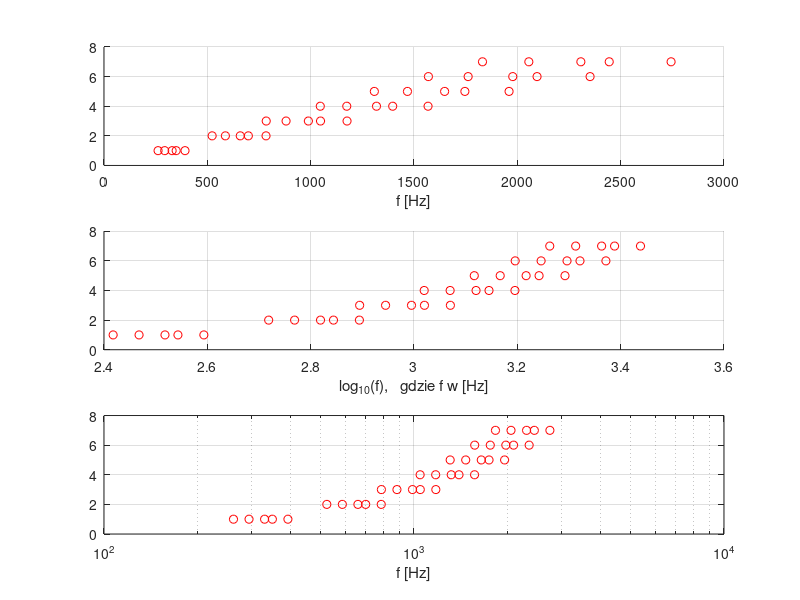

MATLAB code to generate this figure:
% m-plik skryptowy: ts_demo_15_generator_melodyjki_7_harmonicznych.m
%
% Teoria sygnalow
% Elektronika
% AGH
% 
% Opracowanie: P.Korohoda, 22.10.2022

clc; clear; close all;

fp=48000;   dt=1/fp;

Tn=[0.4,0.2];                   kT=[1,1,1,1,1,1,2,2,1];
n=[0,2,4,5,7,9,11,12]-9;        kn=[5,3,3,4,2,2,1,3,5];   Nn=length(kn)

fa1=440;    c0=(2^(1/12));    fn = fa1 * c0.^n;

a=2.^(0:-1:-6); h=[1,2,3,4,5,6,7]; Nh=length(a);

x=[];
for m=1:Nn
    t=0:dt:Tn(kT(m))-dt;
    x1=zeros(1,length(t));
    for k=1:Nh
        x1=x1+a(k)*cos(2*pi*h(k)*fn(kn(m))*t);
    end    
    x=[x,x1];
end    

    x=x/max(abs(x));
    
    % weryfikacja rozkładu używanych częstotliwości (uwaga - pasuje tylko do tego przykładu melodii!);
    figure(1); 
        subplot(3,1,1); hold on;
            for k=1:Nh, plot(fn(1:5)*k,ones(1,5)*k,'ro'); end
                    grid on; ylim([0,Nh+1]); xlabel('f [Hz]');
        subplot(3,1,2); hold on;
            for k=1:Nh, plot(log10(fn(1:5)*k),ones(1,5)*k,'ro'); end
                    grid on; ylim([0,Nh+1]); xlabel('log_1_0(f),   gdzie f w [Hz]');
        subplot(3,1,3);
            for k=1:Nh, semilogx(fn(1:5)*k,ones(1,5)*k,'ro'); hold on; end
                    grid on; ylim([0,Nh+1]); xlabel('f [Hz]');
    
    sound(x,fp);
    audiowrite('melodyjka_7_harmonicznych.wav',x,fp);

% EOF